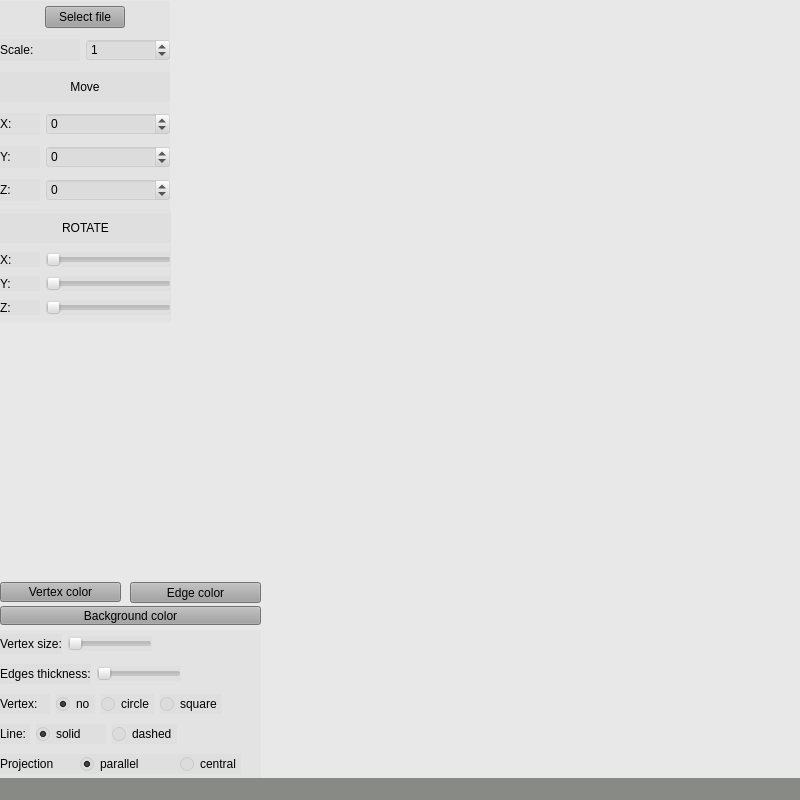
<?xml version="1.0" encoding="UTF-8"?>
<ui version="4.0">
 <class>Controller</class>
 <widget class="QMainWindow" name="Controller">
  <property name="geometry">
   <rect>
    <x>0</x>
    <y>0</y>
    <width>800</width>
    <height>800</height>
   </rect>
  </property>
  <property name="minimumSize">
   <size>
    <width>800</width>
    <height>800</height>
   </size>
  </property>
  <property name="maximumSize">
   <size>
    <width>800</width>
    <height>800</height>
   </size>
  </property>
  <property name="windowTitle">
   <string>3DViewer</string>
  </property>
  <property name="windowIcon">
   <iconset theme="applications-engineering">
    <normaloff>.</normaloff>.</iconset>
  </property>
  <widget class="QWidget" name="centralwidget">
   <widget class="ogzaitsev::Scene" name="SceneWidget" native="true">
    <property name="geometry">
     <rect>
      <x>0</x>
      <y>0</y>
      <width>801</width>
      <height>781</height>
     </rect>
    </property>
    <property name="styleSheet">
     <string notr="true">background-color: rgba(210, 210, 210, 65);</string>
    </property>
    <widget class="QWidget" name="layoutWidget_3">
     <property name="geometry">
      <rect>
       <x>0</x>
       <y>1</y>
       <width>170</width>
       <height>210</height>
      </rect>
     </property>
     <layout class="QVBoxLayout" name="verticalLayout">
      <item>
       <layout class="QHBoxLayout" name="horizontalLayout_8">
        <item>
         <widget class="QPushButton" name="pushButton_file_select">
          <property name="sizePolicy">
           <sizepolicy hsizetype="Maximum" vsizetype="Fixed">
            <horstretch>0</horstretch>
            <verstretch>0</verstretch>
           </sizepolicy>
          </property>
          <property name="autoFillBackground">
           <bool>false</bool>
          </property>
          <property name="styleSheet">
           <string notr="true">background-color: rgb(160, 160, 160);</string>
          </property>
          <property name="text">
           <string>Select file</string>
          </property>
          <property name="flat">
           <bool>false</bool>
          </property>
         </widget>
        </item>
       </layout>
      </item>
      <item>
       <layout class="QHBoxLayout" name="horizontalLayout_7">
        <item>
         <widget class="QLabel" name="label_scale">
          <property name="sizePolicy">
           <sizepolicy hsizetype="Preferred" vsizetype="Preferred">
            <horstretch>0</horstretch>
            <verstretch>0</verstretch>
           </sizepolicy>
          </property>
          <property name="minimumSize">
           <size>
            <width>80</width>
            <height>0</height>
           </size>
          </property>
          <property name="maximumSize">
           <size>
            <width>80</width>
            <height>16777215</height>
           </size>
          </property>
          <property name="styleSheet">
           <string notr="true"/>
          </property>
          <property name="text">
           <string>Scale:</string>
          </property>
          <property name="alignment">
           <set>Qt::AlignLeading|Qt::AlignLeft|Qt::AlignVCenter</set>
          </property>
         </widget>
        </item>
        <item>
         <widget class="QDoubleSpinBox" name="spinBox_scale">
          <property name="decimals">
           <number>0</number>
          </property>
          <property name="minimum">
           <double>-100.000000000000000</double>
          </property>
          <property name="value">
           <double>1.000000000000000</double>
          </property>
         </widget>
        </item>
       </layout>
      </item>
      <item>
       <widget class="QLabel" name="label_move">
        <property name="sizePolicy">
         <sizepolicy hsizetype="Preferred" vsizetype="Preferred">
          <horstretch>0</horstretch>
          <verstretch>0</verstretch>
         </sizepolicy>
        </property>
        <property name="minimumSize">
         <size>
          <width>0</width>
          <height>0</height>
         </size>
        </property>
        <property name="maximumSize">
         <size>
          <width>16777215</width>
          <height>30</height>
         </size>
        </property>
        <property name="styleSheet">
         <string notr="true"/>
        </property>
        <property name="text">
         <string>Move</string>
        </property>
        <property name="alignment">
         <set>Qt::AlignCenter</set>
        </property>
       </widget>
      </item>
      <item>
       <layout class="QHBoxLayout" name="horizontalLayout">
        <item>
         <widget class="QLabel" name="label_X">
          <property name="minimumSize">
           <size>
            <width>40</width>
            <height>0</height>
           </size>
          </property>
          <property name="maximumSize">
           <size>
            <width>40</width>
            <height>16777215</height>
           </size>
          </property>
          <property name="styleSheet">
           <string notr="true"/>
          </property>
          <property name="text">
           <string>X:    </string>
          </property>
          <property name="alignment">
           <set>Qt::AlignLeading|Qt::AlignLeft|Qt::AlignVCenter</set>
          </property>
         </widget>
        </item>
        <item>
         <widget class="QDoubleSpinBox" name="spinBox_x">
          <property name="decimals">
           <number>0</number>
          </property>
          <property name="minimum">
           <double>-500.000000000000000</double>
          </property>
          <property name="maximum">
           <double>500.000000000000000</double>
          </property>
         </widget>
        </item>
       </layout>
      </item>
      <item>
       <layout class="QHBoxLayout" name="horizontalLayout_2">
        <item>
         <widget class="QLabel" name="label_Y">
          <property name="minimumSize">
           <size>
            <width>40</width>
            <height>0</height>
           </size>
          </property>
          <property name="maximumSize">
           <size>
            <width>40</width>
            <height>16777215</height>
           </size>
          </property>
          <property name="styleSheet">
           <string notr="true"/>
          </property>
          <property name="text">
           <string>Y:    </string>
          </property>
          <property name="alignment">
           <set>Qt::AlignLeading|Qt::AlignLeft|Qt::AlignVCenter</set>
          </property>
         </widget>
        </item>
        <item>
         <widget class="QDoubleSpinBox" name="spinBox_y">
          <property name="decimals">
           <number>0</number>
          </property>
          <property name="minimum">
           <double>-500.000000000000000</double>
          </property>
          <property name="maximum">
           <double>500.000000000000000</double>
          </property>
         </widget>
        </item>
       </layout>
      </item>
      <item>
       <layout class="QHBoxLayout" name="horizontalLayout_3">
        <item>
         <widget class="QLabel" name="label_Z">
          <property name="minimumSize">
           <size>
            <width>40</width>
            <height>0</height>
           </size>
          </property>
          <property name="maximumSize">
           <size>
            <width>40</width>
            <height>16777215</height>
           </size>
          </property>
          <property name="styleSheet">
           <string notr="true"/>
          </property>
          <property name="text">
           <string>Z:    </string>
          </property>
          <property name="alignment">
           <set>Qt::AlignLeading|Qt::AlignLeft|Qt::AlignVCenter</set>
          </property>
         </widget>
        </item>
        <item>
         <widget class="QDoubleSpinBox" name="spinBox_z">
          <property name="decimals">
           <number>0</number>
          </property>
          <property name="minimum">
           <double>-500.000000000000000</double>
          </property>
          <property name="maximum">
           <double>500.000000000000000</double>
          </property>
         </widget>
        </item>
       </layout>
      </item>
     </layout>
    </widget>
    <widget class="QWidget" name="layoutWidget_4">
     <property name="geometry">
      <rect>
       <x>0</x>
       <y>210</y>
       <width>171</width>
       <height>112</height>
      </rect>
     </property>
     <layout class="QVBoxLayout" name="verticalLayout_2">
      <item>
       <widget class="QLabel" name="label_5">
        <property name="sizePolicy">
         <sizepolicy hsizetype="Preferred" vsizetype="Preferred">
          <horstretch>0</horstretch>
          <verstretch>0</verstretch>
         </sizepolicy>
        </property>
        <property name="minimumSize">
         <size>
          <width>0</width>
          <height>20</height>
         </size>
        </property>
        <property name="maximumSize">
         <size>
          <width>16777215</width>
          <height>30</height>
         </size>
        </property>
        <property name="styleSheet">
         <string notr="true"/>
        </property>
        <property name="text">
         <string>ROTATE</string>
        </property>
        <property name="alignment">
         <set>Qt::AlignCenter</set>
        </property>
       </widget>
      </item>
      <item>
       <layout class="QHBoxLayout" name="horizontalLayout_4">
        <item>
         <widget class="QLabel" name="label_X_r">
          <property name="minimumSize">
           <size>
            <width>40</width>
            <height>0</height>
           </size>
          </property>
          <property name="maximumSize">
           <size>
            <width>40</width>
            <height>16777215</height>
           </size>
          </property>
          <property name="styleSheet">
           <string notr="true"/>
          </property>
          <property name="text">
           <string>X:    </string>
          </property>
          <property name="alignment">
           <set>Qt::AlignLeading|Qt::AlignLeft|Qt::AlignVCenter</set>
          </property>
         </widget>
        </item>
        <item>
         <widget class="QSlider" name="slider_rotateX">
          <property name="sizePolicy">
           <sizepolicy hsizetype="Preferred" vsizetype="Fixed">
            <horstretch>0</horstretch>
            <verstretch>0</verstretch>
           </sizepolicy>
          </property>
          <property name="minimum">
           <number>0</number>
          </property>
          <property name="maximum">
           <number>360</number>
          </property>
          <property name="value">
           <number>0</number>
          </property>
          <property name="orientation">
           <enum>Qt::Horizontal</enum>
          </property>
         </widget>
        </item>
       </layout>
      </item>
      <item>
       <layout class="QHBoxLayout" name="horizontalLayout_5">
        <item>
         <widget class="QLabel" name="label_Y_r">
          <property name="minimumSize">
           <size>
            <width>40</width>
            <height>0</height>
           </size>
          </property>
          <property name="maximumSize">
           <size>
            <width>40</width>
            <height>16777215</height>
           </size>
          </property>
          <property name="styleSheet">
           <string notr="true"/>
          </property>
          <property name="text">
           <string>Y:    </string>
          </property>
          <property name="alignment">
           <set>Qt::AlignLeading|Qt::AlignLeft|Qt::AlignVCenter</set>
          </property>
         </widget>
        </item>
        <item>
         <widget class="QSlider" name="slider_rotateY">
          <property name="sizePolicy">
           <sizepolicy hsizetype="Preferred" vsizetype="Fixed">
            <horstretch>0</horstretch>
            <verstretch>0</verstretch>
           </sizepolicy>
          </property>
          <property name="minimum">
           <number>0</number>
          </property>
          <property name="maximum">
           <number>360</number>
          </property>
          <property name="value">
           <number>0</number>
          </property>
          <property name="orientation">
           <enum>Qt::Horizontal</enum>
          </property>
         </widget>
        </item>
       </layout>
      </item>
      <item>
       <layout class="QHBoxLayout" name="horizontalLayout_6">
        <item>
         <widget class="QLabel" name="label_Z_r">
          <property name="minimumSize">
           <size>
            <width>40</width>
            <height>0</height>
           </size>
          </property>
          <property name="maximumSize">
           <size>
            <width>40</width>
            <height>16777215</height>
           </size>
          </property>
          <property name="styleSheet">
           <string notr="true"/>
          </property>
          <property name="text">
           <string>Z:    </string>
          </property>
          <property name="alignment">
           <set>Qt::AlignLeading|Qt::AlignLeft|Qt::AlignVCenter</set>
          </property>
         </widget>
        </item>
        <item>
         <widget class="QSlider" name="slider_rotateZ">
          <property name="sizePolicy">
           <sizepolicy hsizetype="Preferred" vsizetype="Fixed">
            <horstretch>0</horstretch>
            <verstretch>0</verstretch>
           </sizepolicy>
          </property>
          <property name="minimum">
           <number>0</number>
          </property>
          <property name="maximum">
           <number>360</number>
          </property>
          <property name="value">
           <number>0</number>
          </property>
          <property name="orientation">
           <enum>Qt::Horizontal</enum>
          </property>
         </widget>
        </item>
       </layout>
      </item>
     </layout>
    </widget>
    <widget class="QPushButton" name="pushButton_2">
     <property name="geometry">
      <rect>
       <x>0</x>
       <y>582</y>
       <width>121</width>
       <height>20</height>
      </rect>
     </property>
     <property name="font">
      <font>
       <pointsize>9</pointsize>
      </font>
     </property>
     <property name="autoFillBackground">
      <bool>false</bool>
     </property>
     <property name="styleSheet">
      <string notr="true">background-color: rgb(160, 160, 160);</string>
     </property>
     <property name="text">
      <string>Vertex color</string>
     </property>
     <property name="flat">
      <bool>false</bool>
     </property>
    </widget>
    <widget class="QPushButton" name="pushButton_3">
     <property name="geometry">
      <rect>
       <x>130</x>
       <y>582</y>
       <width>131</width>
       <height>21</height>
      </rect>
     </property>
     <property name="font">
      <font>
       <pointsize>9</pointsize>
      </font>
     </property>
     <property name="autoFillBackground">
      <bool>false</bool>
     </property>
     <property name="styleSheet">
      <string notr="true">background-color: rgb(160, 160, 160);</string>
     </property>
     <property name="text">
      <string>Edge color</string>
     </property>
     <property name="flat">
      <bool>false</bool>
     </property>
    </widget>
    <widget class="QPushButton" name="pushButton">
     <property name="geometry">
      <rect>
       <x>0</x>
       <y>606</y>
       <width>261</width>
       <height>19</height>
      </rect>
     </property>
     <property name="font">
      <font>
       <pointsize>9</pointsize>
      </font>
     </property>
     <property name="autoFillBackground">
      <bool>false</bool>
     </property>
     <property name="styleSheet">
      <string notr="true">background-color: rgb(160, 160, 160);</string>
     </property>
     <property name="text">
      <string>Background color</string>
     </property>
     <property name="flat">
      <bool>false</bool>
     </property>
    </widget>
    <widget class="QWidget" name="gridLayoutWidget">
     <property name="geometry">
      <rect>
       <x>0</x>
       <y>630</y>
       <width>261</width>
       <height>149</height>
      </rect>
     </property>
     <layout class="QGridLayout" name="gridLayout_2">
      <item row="1" column="0">
       <layout class="QHBoxLayout" name="horizontalLayout_38">
        <item>
         <widget class="QLabel" name="label_20">
          <property name="sizePolicy">
           <sizepolicy hsizetype="Preferred" vsizetype="Preferred">
            <horstretch>0</horstretch>
            <verstretch>0</verstretch>
           </sizepolicy>
          </property>
          <property name="maximumSize">
           <size>
            <width>120</width>
            <height>16777215</height>
           </size>
          </property>
          <property name="font">
           <font>
            <pointsize>9</pointsize>
           </font>
          </property>
          <property name="text">
           <string>Edges thickness:</string>
          </property>
         </widget>
        </item>
        <item>
         <widget class="QSlider" name="horizontalSlider_line_width_2">
          <property name="sizePolicy">
           <sizepolicy hsizetype="Preferred" vsizetype="Fixed">
            <horstretch>0</horstretch>
            <verstretch>0</verstretch>
           </sizepolicy>
          </property>
          <property name="minimum">
           <number>0</number>
          </property>
          <property name="maximum">
           <number>25</number>
          </property>
          <property name="value">
           <number>0</number>
          </property>
          <property name="orientation">
           <enum>Qt::Horizontal</enum>
          </property>
         </widget>
        </item>
        <item>
         <spacer name="horizontalSpacer_4">
          <property name="orientation">
           <enum>Qt::Horizontal</enum>
          </property>
          <property name="sizeHint" stdset="0">
           <size>
            <width>40</width>
            <height>20</height>
           </size>
          </property>
         </spacer>
        </item>
       </layout>
      </item>
      <item row="6" column="0">
       <layout class="QHBoxLayout" name="horizontalLayout_35">
        <property name="spacing">
         <number>0</number>
        </property>
        <item>
         <widget class="QLabel" name="label_17">
          <property name="sizePolicy">
           <sizepolicy hsizetype="Preferred" vsizetype="Preferred">
            <horstretch>0</horstretch>
            <verstretch>0</verstretch>
           </sizepolicy>
          </property>
          <property name="minimumSize">
           <size>
            <width>80</width>
            <height>0</height>
           </size>
          </property>
          <property name="maximumSize">
           <size>
            <width>80</width>
            <height>16777215</height>
           </size>
          </property>
          <property name="font">
           <font>
            <pointsize>9</pointsize>
           </font>
          </property>
          <property name="text">
           <string>Projection</string>
          </property>
         </widget>
        </item>
        <item>
         <widget class="QRadioButton" name="radioButton_parr_2">
          <property name="minimumSize">
           <size>
            <width>100</width>
            <height>0</height>
           </size>
          </property>
          <property name="maximumSize">
           <size>
            <width>100</width>
            <height>16777215</height>
           </size>
          </property>
          <property name="font">
           <font>
            <pointsize>9</pointsize>
           </font>
          </property>
          <property name="text">
           <string>parallel</string>
          </property>
          <property name="checked">
           <bool>true</bool>
          </property>
          <attribute name="buttonGroup">
           <string notr="true">ProjectionGroup</string>
          </attribute>
         </widget>
        </item>
        <item>
         <widget class="QRadioButton" name="radioButton_center_2">
          <property name="font">
           <font>
            <pointsize>9</pointsize>
           </font>
          </property>
          <property name="text">
           <string>central</string>
          </property>
          <attribute name="buttonGroup">
           <string notr="true">ProjectionGroup</string>
          </attribute>
         </widget>
        </item>
        <item>
         <spacer name="horizontalSpacer_3">
          <property name="orientation">
           <enum>Qt::Horizontal</enum>
          </property>
          <property name="sizeHint" stdset="0">
           <size>
            <width>40</width>
            <height>20</height>
           </size>
          </property>
         </spacer>
        </item>
       </layout>
      </item>
      <item row="5" column="0">
       <layout class="QHBoxLayout" name="horizontalLayout_36">
        <item>
         <widget class="QLabel" name="label_18">
          <property name="sizePolicy">
           <sizepolicy hsizetype="Preferred" vsizetype="Preferred">
            <horstretch>0</horstretch>
            <verstretch>0</verstretch>
           </sizepolicy>
          </property>
          <property name="minimumSize">
           <size>
            <width>30</width>
            <height>0</height>
           </size>
          </property>
          <property name="maximumSize">
           <size>
            <width>80</width>
            <height>16777215</height>
           </size>
          </property>
          <property name="font">
           <font>
            <pointsize>9</pointsize>
           </font>
          </property>
          <property name="text">
           <string>Line: </string>
          </property>
         </widget>
        </item>
        <item>
         <widget class="QRadioButton" name="radioButton_solid_line_2">
          <property name="minimumSize">
           <size>
            <width>70</width>
            <height>0</height>
           </size>
          </property>
          <property name="maximumSize">
           <size>
            <width>60</width>
            <height>16777215</height>
           </size>
          </property>
          <property name="font">
           <font>
            <pointsize>9</pointsize>
           </font>
          </property>
          <property name="text">
           <string>solid</string>
          </property>
          <property name="checked">
           <bool>true</bool>
          </property>
          <attribute name="buttonGroup">
           <string notr="true">LineGroup</string>
          </attribute>
         </widget>
        </item>
        <item>
         <widget class="QRadioButton" name="radioButton_dotted_line_2">
          <property name="font">
           <font>
            <pointsize>9</pointsize>
           </font>
          </property>
          <property name="text">
           <string>dashed</string>
          </property>
          <attribute name="buttonGroup">
           <string notr="true">LineGroup</string>
          </attribute>
         </widget>
        </item>
        <item>
         <spacer name="horizontalSpacer">
          <property name="orientation">
           <enum>Qt::Horizontal</enum>
          </property>
          <property name="sizeHint" stdset="0">
           <size>
            <width>40</width>
            <height>20</height>
           </size>
          </property>
         </spacer>
        </item>
       </layout>
      </item>
      <item row="4" column="0">
       <layout class="QHBoxLayout" name="horizontalLayout_39">
        <item>
         <widget class="QLabel" name="label_21">
          <property name="sizePolicy">
           <sizepolicy hsizetype="Preferred" vsizetype="Preferred">
            <horstretch>0</horstretch>
            <verstretch>0</verstretch>
           </sizepolicy>
          </property>
          <property name="minimumSize">
           <size>
            <width>50</width>
            <height>0</height>
           </size>
          </property>
          <property name="maximumSize">
           <size>
            <width>80</width>
            <height>16777215</height>
           </size>
          </property>
          <property name="font">
           <font>
            <pointsize>9</pointsize>
           </font>
          </property>
          <property name="text">
           <string>Vertex:</string>
          </property>
         </widget>
        </item>
        <item>
         <widget class="QRadioButton" name="radioButton_no_2">
          <property name="maximumSize">
           <size>
            <width>40</width>
            <height>16777215</height>
           </size>
          </property>
          <property name="font">
           <font>
            <pointsize>9</pointsize>
           </font>
          </property>
          <property name="text">
           <string>no</string>
          </property>
          <property name="checked">
           <bool>true</bool>
          </property>
          <attribute name="buttonGroup">
           <string notr="true">VertexGroup</string>
          </attribute>
         </widget>
        </item>
        <item>
         <widget class="QRadioButton" name="radioButton_circle_2">
          <property name="maximumSize">
           <size>
            <width>60</width>
            <height>16777215</height>
           </size>
          </property>
          <property name="font">
           <font>
            <pointsize>9</pointsize>
           </font>
          </property>
          <property name="text">
           <string>circle</string>
          </property>
          <property name="checked">
           <bool>false</bool>
          </property>
          <attribute name="buttonGroup">
           <string notr="true">VertexGroup</string>
          </attribute>
         </widget>
        </item>
        <item>
         <widget class="QRadioButton" name="radioButton_square_2">
          <property name="font">
           <font>
            <pointsize>9</pointsize>
           </font>
          </property>
          <property name="text">
           <string>square</string>
          </property>
          <attribute name="buttonGroup">
           <string notr="true">VertexGroup</string>
          </attribute>
         </widget>
        </item>
        <item>
         <spacer name="horizontalSpacer_2">
          <property name="orientation">
           <enum>Qt::Horizontal</enum>
          </property>
          <property name="sizeHint" stdset="0">
           <size>
            <width>40</width>
            <height>20</height>
           </size>
          </property>
         </spacer>
        </item>
       </layout>
      </item>
      <item row="0" column="0">
       <layout class="QHBoxLayout" name="horizontalLayout_41">
        <item>
         <widget class="QLabel" name="label_23">
          <property name="sizePolicy">
           <sizepolicy hsizetype="Preferred" vsizetype="Preferred">
            <horstretch>0</horstretch>
            <verstretch>0</verstretch>
           </sizepolicy>
          </property>
          <property name="maximumSize">
           <size>
            <width>120</width>
            <height>16777215</height>
           </size>
          </property>
          <property name="font">
           <font>
            <pointsize>9</pointsize>
           </font>
          </property>
          <property name="text">
           <string>Vertex size:</string>
          </property>
         </widget>
        </item>
        <item>
         <widget class="QSlider" name="horizontalSlider_vertexSize_2">
          <property name="sizePolicy">
           <sizepolicy hsizetype="Preferred" vsizetype="Fixed">
            <horstretch>0</horstretch>
            <verstretch>0</verstretch>
           </sizepolicy>
          </property>
          <property name="minimum">
           <number>1</number>
          </property>
          <property name="maximum">
           <number>40</number>
          </property>
          <property name="value">
           <number>1</number>
          </property>
          <property name="orientation">
           <enum>Qt::Horizontal</enum>
          </property>
         </widget>
        </item>
        <item>
         <spacer name="horizontalSpacer_5">
          <property name="orientation">
           <enum>Qt::Horizontal</enum>
          </property>
          <property name="sizeHint" stdset="0">
           <size>
            <width>40</width>
            <height>20</height>
           </size>
          </property>
         </spacer>
        </item>
       </layout>
      </item>
     </layout>
    </widget>
   </widget>
  </widget>
  <widget class="QStatusBar" name="statusbar">
   <property name="styleSheet">
    <string notr="true">
background-color: rgb(136, 138, 133)</string>
   </property>
  </widget>
 </widget>
 <customwidgets>
  <customwidget>
   <class>ogzaitsev::Scene</class>
   <extends>QWidget</extends>
   <header>../view/Scene.h</header>
   <container>1</container>
  </customwidget>
 </customwidgets>
 <resources/>
 <connections/>
 <buttongroups>
  <buttongroup name="LineGroup"/>
  <buttongroup name="ProjectionGroup"/>
  <buttongroup name="VertexGroup"/>
 </buttongroups>
</ui>
